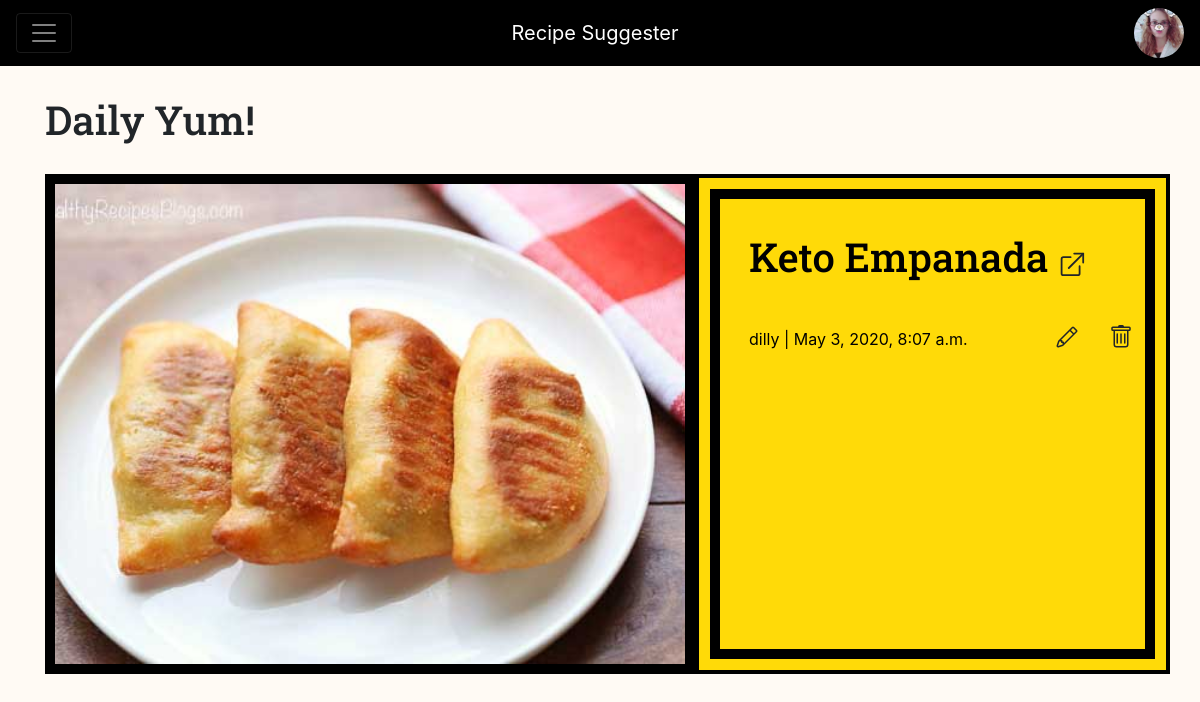
/recipe/34 (signed in), run on the app's committed database.
### recipe_app/models.py (models this page shows, shortened)
class UserProfileInfo(models.Model):
    user = models.OneToOneField(User, on_delete=models.CASCADE)
    profile_pic = models.ImageField(upload_to='images', blank=True)

class RecipePost(models.Model):
    author = models.ForeignKey('auth.User', on_delete=models.CASCADE)
    title = models.CharField(max_length=200)
    url = models.URLField(max_length=200, blank=True)
    image = models.ImageField(upload_to='recipe_images', blank=True)
    description = models.TextField(blank=True)
    ingredients = RichTextField(blank=True, null=True)
    create_date = models.DateTimeField(default=timezone.now())
    published_date = models.DateTimeField(blank=True, null=True)

### recipe_app/views.py (the view)
# urls.py: re_path(r'^recipe/(?P<pk>\d+)$', views.RecipePostDetailView.as_view(), name='recipepost_detail'),
class RecipePostDetailView(DetailView):
    model = RecipePost

### recipe_app/templates/recipe_app/recipepost_detail.html (shortened to what this page needs)
{% extends 'recipe_app/base.html' %}
{% block body_block %}
{% load static %}
<div class="container">
    {% if user.is_authenticated %}
        <div class="row">
            <div class="col-md-12">
                <h1 class="list-page-header">Daily Yum!</h1>
            </div>
        </div>
        <div class="row">
            <div class="col-lg-7 detail-image-div">
                {% if recipepost.image %}
                    <img class="recipe-detail-image" src="{{ recipepost.image.url }}">
                {% endif %}
            </div>
            <div class="col-lg-5 recipe-detail-text">
                <h1 class="list-page-header">{{ recipepost.title }} <a href="{{ recipepost.url }}" target="_blank" class="recipe-detail-url">
                </a></h1>
                <div class="row">
                    <div class="col-12 col-lg-8">
                        <p class="post-details">{{ recipepost.author }} | {{recipepost.create_date}}</p>
                    </div>
                    <div class="col-12 col-lg-4 text-center">
                        <a class="modify-button" href="{% url 'recipe_app:recipe_update' pk=recipepost.pk %}">
                        </a>
                        <a class="modify-button" href="{% url 'recipe_app:recipe_delete' pk=recipepost.pk %}">
                        </a>
                    </div>
                </div>
            </div>
        </div>
        <div class="row">
            <div class="col-lg-12">
            </div>
        </div>
    {% endif %}
</div>
{% endblock %}

### recipe_app/templates/recipe_app/base.html (shortened to what this page needs)
{% load static %}
<!DOCTYPE html>
<html lang="en">
<head>
    <link rel=stylesheet href="{% static 'css/index.css' %}" type="text/css">
    <link rel="stylesheet" href="https://stackpath.bootstrapcdn.com/bootstrap/4.4.1/css/bootstrap.min.css">
</head>
<body>
    <div class="pos-f-t">
      <nav id="base-nav" class="navbar navbar-dark">
        <button class="navbar-toggler" type="button" data-toggle="collapse" data-target="#navbarToggleExternalContent" aria-controls="navbarToggleExternalContent" aria-expanded="false" aria-label="Toggle navigation">
          <span class="navbar-toggler-icon"></span>
        </button>
        <a class="navbar-brand nav-item" href="{% url 'recipe_app:index' %}">Recipe Suggester</a>
          <ul class="nav navbar-nav navbar-right nav-item">
            {% if user.is_authenticated %}
                <li>
                    {% if user.userprofileinfo.profile_pic %}
                        <a><img src="{{user.userprofileinfo.profile_pic.url}}" alt="Avatar" class="avatar"></a>
                    {% else %}
                        <a class="nav-item">Welcome {{ user.username }}</a>
                    {% endif %}
                </li>
            {% endif %}
        </ul>
      </nav>
    </div>
    <div>
       {% block body_block %}
        {% endblock %}
    </div>
</body>
</html>

### recipe_app/static/css/index.css (style rules this page uses)
body { background-color: #fffaf4 !important; padding-bottom: 40px; }
.avatar { vertical-align: middle; width: 50px; height: 50px; border-radius: 50%; object-fit: cover; }
#base-nav { background-color: black; color: white; }
.nav-item { color: white; text-decoration: none; }
h1 { font-family: 'Roboto Slab', serif; }
.list-page-header { margin-top: 30px; margin-bottom: 30px; }
.recipe-detail-image { width: 650px; height: 500px; object-fit: cover; border-style: solid; color: black; border-width: 10px; }
.recipe-detail-text { background-color: #ffda08; position: relative; width: auto; height: 500px; padding-left: 50px !important; padding-top: 25px; border: 4px; border-style: solid; color: black; outline: 10px solid black; outline-offset: -25px; }
.recipe-detail-url { color: #212529; font-size: 1.8rem; }
.modify-button { display: inline-block; font-weight: 600; color: #212529; text-align: center; vertical-align: middle; cursor: pointer; -webkit-user-select: none; -moz-user-select: none; -ms-user-select: none; user-select: none; border: 1px solid transparent; padding: .375rem .75rem; font-size: 1.5rem; line-height: 1.5; border-radius: .25rem; transition: color .15s ease-in-out,background-color .15s ease-in-out,border-color .15s ease-in-out,box-shadow .15s ease-in-out; background-color: transparent; }
.post-details { padding-top: 1rem; }

### data on the page
RecipePost: image (picture), title "Keto Empanada", author "dilly", create_date "May 3, 2020, 8:07 a.m."
